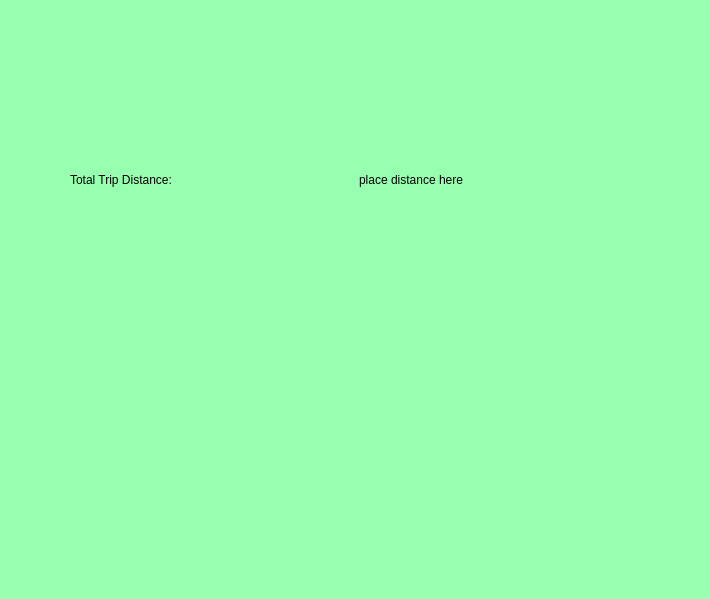
<?xml version="1.0" encoding="UTF-8"?>
<ui version="4.0">
 <class>PlanTrip</class>
 <widget class="QWidget" name="PlanTrip">
  <property name="geometry">
   <rect>
    <x>0</x>
    <y>0</y>
    <width>710</width>
    <height>599</height>
   </rect>
  </property>
  <property name="windowTitle">
   <string>Form</string>
  </property>
  <property name="styleSheet">
   <string notr="true">/* plan trip view start */
QWidget#chooseType {
background: url(:/res/artboard_green.png);
background-color: #97FFB0;
}

QWidget#widget {
background-color: #303030;
border-radius: 5px;
}

QWidget#startPlanningBackground {
background-color: #303030;
border-radius: 5px;
}

QWidget#tripTypeBackground {
background-color: #303030;
border-radius: 5px;
}

QWidget#planTrip {
background: url(:/res/artboard_green.png);
background-color: #97FFB0;
}

QWidget#activeTrip{
background: url(:/res/artboard_green.png);
background-color: #97FFB0;
}

QWidget#tripReceipt{
background: url(:/res/artboard_green.png);
background-color: #97FFB0;
}
QWidget#tripDistance{
background: url(:/res/artboard_green.png);
background-color: #97FFB0;
}
QWidget#ReceiptWidget {
background-color: transparent;
}
QWidget#tripTypeLabel {
font: bold;
color: black;
font-size: 24px;
}

QWidget#restaurantNumber_label {
color:black;
font: italic;
}

QWidget#displayStart_label {
color:black;
font: italic;
}
QWidget#rightBar {
background-color: #303030;
}

QWidget#rightBar_2 {
background-color: #303030;
}

QWidget#planTripView { background-color: #99C2E8; }

QWidget#planTrip_header {
background-color: #303030;
color:white;
}

QWidget#planTripSubHeader_1{
background-color: #e5e5e5 ;
}

QWidget#planTripSubHeader_2{
background-color: #e5e5e5 ;
}

QWidget#planTripSubHeader_3{
background-color: #e5e5e5 ;
}

QWidget#activeTrip_warning_noStart {
background-color: red;
color:white;
}

QWidget#activeTrip_warning_emptyList {
background-color: red;
color:white;
}

QWidget#activeTripRestaurant {
background-color: #303030;
font-size: 32px;
color: white;
font:bold italic;
}

QWidget#activeTripFoodCart {
background-color: #E5E5E5;
font-size: 24px;
color: black;
font:bold;
}

QWidget#activeTripMenu {
background-color: #E5E5E5;
font-size: 24px;
color: black;
font:bold ;
}
/* plan trip view end */</string>
  </property>
  <widget class="QStackedWidget" name="planTripStack">
   <property name="geometry">
    <rect>
     <x>0</x>
     <y>0</y>
     <width>711</width>
     <height>600</height>
    </rect>
   </property>
   <property name="styleSheet">
    <string notr="true"/>
   </property>
   <property name="currentIndex">
    <number>4</number>
   </property>
   <widget class="QWidget" name="chooseType">
    <property name="styleSheet">
     <string notr="true"/>
    </property>
    <widget class="QLabel" name="tripTypeLabel">
     <property name="geometry">
      <rect>
       <x>140</x>
       <y>150</y>
       <width>431</width>
       <height>61</height>
      </rect>
     </property>
     <property name="text">
      <string>Choose your trip type below</string>
     </property>
     <property name="alignment">
      <set>Qt::AlignCenter</set>
     </property>
    </widget>
    <widget class="QWidget" name="tripTypeBackground" native="true">
     <property name="geometry">
      <rect>
       <x>147</x>
       <y>210</y>
       <width>409</width>
       <height>20</height>
      </rect>
     </property>
     <widget class="QComboBox" name="tripType">
      <property name="geometry">
       <rect>
        <x>-5</x>
        <y>-8</y>
        <width>420</width>
        <height>40</height>
       </rect>
      </property>
      <property name="palette">
       <palette>
        <active/>
        <inactive/>
        <disabled/>
       </palette>
      </property>
      <property name="styleSheet">
       <string notr="true"/>
      </property>
     </widget>
    </widget>
    <widget class="QWidget" name="startPlanningBackground" native="true">
     <property name="geometry">
      <rect>
       <x>310</x>
       <y>280</y>
       <width>99</width>
       <height>19</height>
      </rect>
     </property>
     <widget class="QPushButton" name="startPlanning">
      <property name="geometry">
       <rect>
        <x>-7</x>
        <y>-5</y>
        <width>113</width>
        <height>24</height>
       </rect>
      </property>
      <property name="palette">
       <palette>
        <active>
         <colorrole role="WindowText">
          <brush brushstyle="SolidPattern">
           <color alpha="216">
            <red>180</red>
            <green>0</green>
            <blue>0</blue>
           </color>
          </brush>
         </colorrole>
        </active>
        <inactive>
         <colorrole role="WindowText">
          <brush brushstyle="SolidPattern">
           <color alpha="216">
            <red>180</red>
            <green>0</green>
            <blue>0</blue>
           </color>
          </brush>
         </colorrole>
        </inactive>
        <disabled>
         <colorrole role="WindowText">
          <brush brushstyle="SolidPattern">
           <color alpha="63">
            <red>0</red>
            <green>0</green>
            <blue>0</blue>
           </color>
          </brush>
         </colorrole>
        </disabled>
       </palette>
      </property>
      <property name="styleSheet">
       <string notr="true"> * {
    image: url(:/res/enter_button.png);
}
</string>
      </property>
      <property name="text">
       <string>Enter</string>
      </property>
      <property name="autoDefault">
       <bool>true</bool>
      </property>
     </widget>
    </widget>
   </widget>
   <widget class="QWidget" name="planTrip">
    <widget class="QLabel" name="planTrip_header">
     <property name="geometry">
      <rect>
       <x>0</x>
       <y>0</y>
       <width>520</width>
       <height>50</height>
      </rect>
     </property>
     <property name="font">
      <font>
       <family>Microsoft Sans Serif</family>
       <pointsize>18</pointsize>
      </font>
     </property>
     <property name="styleSheet">
      <string notr="true"/>
     </property>
     <property name="text">
      <string>Plan Trip View</string>
     </property>
     <property name="scaledContents">
      <bool>false</bool>
     </property>
     <property name="alignment">
      <set>Qt::AlignCenter</set>
     </property>
    </widget>
    <widget class="QWidget" name="planTripListDrag" native="true">
     <property name="geometry">
      <rect>
       <x>520</x>
       <y>0</y>
       <width>190</width>
       <height>600</height>
      </rect>
     </property>
    </widget>
    <widget class="QWidget" name="planTripListDrop" native="true">
     <property name="geometry">
      <rect>
       <x>70</x>
       <y>100</y>
       <width>380</width>
       <height>480</height>
      </rect>
     </property>
    </widget>
    <widget class="QStackedWidget" name="planTripListDrop_header">
     <property name="geometry">
      <rect>
       <x>70</x>
       <y>50</y>
       <width>380</width>
       <height>50</height>
      </rect>
     </property>
     <property name="currentIndex">
      <number>1</number>
     </property>
     <widget class="QWidget" name="planTripSubHeader_1">
      <widget class="QComboBox" name="startLocation">
       <property name="geometry">
        <rect>
         <x>20</x>
         <y>15</y>
         <width>160</width>
         <height>32</height>
        </rect>
       </property>
       <property name="styleSheet">
        <string notr="true">color:black;</string>
       </property>
      </widget>
      <widget class="QLabel" name="startLocation_label">
       <property name="geometry">
        <rect>
         <x>35</x>
         <y>-2</y>
         <width>130</width>
         <height>20</height>
        </rect>
       </property>
       <property name="sizePolicy">
        <sizepolicy hsizetype="Fixed" vsizetype="Fixed">
         <horstretch>0</horstretch>
         <verstretch>0</verstretch>
        </sizepolicy>
       </property>
       <property name="font">
        <font>
         <pointsize>14</pointsize>
         <weight>75</weight>
         <bold>true</bold>
        </font>
       </property>
       <property name="styleSheet">
        <string notr="true">color:black;</string>
       </property>
       <property name="text">
        <string>Starting Location</string>
       </property>
       <property name="alignment">
        <set>Qt::AlignCenter</set>
       </property>
      </widget>
     </widget>
     <widget class="QWidget" name="planTripSubHeader_2">
      <widget class="QSpinBox" name="spinBox">
       <property name="geometry">
        <rect>
         <x>150</x>
         <y>30</y>
         <width>40</width>
         <height>20</height>
        </rect>
       </property>
      </widget>
      <widget class="QLabel" name="restaurantNumber_label">
       <property name="geometry">
        <rect>
         <x>10</x>
         <y>30</y>
         <width>140</width>
         <height>20</height>
        </rect>
       </property>
       <property name="text">
        <string>Number of restaurants</string>
       </property>
      </widget>
      <widget class="QComboBox" name="startLocation_2">
       <property name="geometry">
        <rect>
         <x>10</x>
         <y>0</y>
         <width>181</width>
         <height>32</height>
        </rect>
       </property>
       <property name="styleSheet">
        <string notr="true">color:black;</string>
       </property>
      </widget>
     </widget>
     <widget class="QWidget" name="planTripSubHeader_3">
      <widget class="QLabel" name="displayStart_label">
       <property name="geometry">
        <rect>
         <x>28</x>
         <y>25</y>
         <width>151</width>
         <height>16</height>
        </rect>
       </property>
       <property name="text">
        <string>First item in this list</string>
       </property>
       <property name="alignment">
        <set>Qt::AlignCenter</set>
       </property>
      </widget>
      <widget class="QLabel" name="startLocation_label_2">
       <property name="geometry">
        <rect>
         <x>40</x>
         <y>5</y>
         <width>130</width>
         <height>20</height>
        </rect>
       </property>
       <property name="sizePolicy">
        <sizepolicy hsizetype="Fixed" vsizetype="Fixed">
         <horstretch>0</horstretch>
         <verstretch>0</verstretch>
        </sizepolicy>
       </property>
       <property name="font">
        <font>
         <pointsize>14</pointsize>
         <weight>75</weight>
         <bold>true</bold>
        </font>
       </property>
       <property name="styleSheet">
        <string notr="true">color:black;</string>
       </property>
       <property name="text">
        <string>Starting Location</string>
       </property>
       <property name="alignment">
        <set>Qt::AlignCenter</set>
       </property>
      </widget>
     </widget>
    </widget>
    <widget class="QPushButton" name="TripButton">
     <property name="geometry">
      <rect>
       <x>275</x>
       <y>65</y>
       <width>160</width>
       <height>32</height>
      </rect>
     </property>
     <property name="styleSheet">
      <string notr="true">color:black;</string>
     </property>
     <property name="text">
      <string>Ready To Take Trip</string>
     </property>
    </widget>
    <widget class="QLabel" name="activeTrip_warning_emptyList">
     <property name="geometry">
      <rect>
       <x>280</x>
       <y>49</y>
       <width>150</width>
       <height>20</height>
      </rect>
     </property>
     <property name="font">
      <font>
       <pointsize>16</pointsize>
       <weight>75</weight>
       <italic>false</italic>
       <bold>true</bold>
       <underline>false</underline>
      </font>
     </property>
     <property name="styleSheet">
      <string notr="true"/>
     </property>
     <property name="frameShape">
      <enum>QFrame::NoFrame</enum>
     </property>
     <property name="text">
      <string>Empty List!</string>
     </property>
     <property name="alignment">
      <set>Qt::AlignCenter</set>
     </property>
    </widget>
    <widget class="QLabel" name="activeTrip_warning_noStart">
     <property name="geometry">
      <rect>
       <x>90</x>
       <y>48</y>
       <width>160</width>
       <height>20</height>
      </rect>
     </property>
     <property name="font">
      <font>
       <pointsize>16</pointsize>
       <weight>75</weight>
       <italic>false</italic>
       <bold>true</bold>
       <underline>false</underline>
      </font>
     </property>
     <property name="styleSheet">
      <string notr="true">background-color: red;
color:white;</string>
     </property>
     <property name="frameShape">
      <enum>QFrame::NoFrame</enum>
     </property>
     <property name="text">
      <string>Start Not Set!</string>
     </property>
     <property name="alignment">
      <set>Qt::AlignCenter</set>
     </property>
    </widget>
   </widget>
   <widget class="QWidget" name="activeTrip">
    <widget class="QLabel" name="activeTripRestaurant">
     <property name="geometry">
      <rect>
       <x>0</x>
       <y>0</y>
       <width>620</width>
       <height>41</height>
      </rect>
     </property>
     <property name="styleSheet">
      <string notr="true"/>
     </property>
     <property name="text">
      <string>Restaurant</string>
     </property>
     <property name="alignment">
      <set>Qt::AlignCenter</set>
     </property>
    </widget>
    <widget class="QWidget" name="activeTripCart" native="true">
     <property name="geometry">
      <rect>
       <x>320</x>
       <y>110</y>
       <width>280</width>
       <height>490</height>
      </rect>
     </property>
     <property name="styleSheet">
      <string notr="true"/>
     </property>
    </widget>
    <widget class="QWidget" name="activeTripMenuWidget" native="true">
     <property name="geometry">
      <rect>
       <x>20</x>
       <y>110</y>
       <width>280</width>
       <height>490</height>
      </rect>
     </property>
    </widget>
    <widget class="QLabel" name="activeTripFoodCart">
     <property name="geometry">
      <rect>
       <x>320</x>
       <y>70</y>
       <width>280</width>
       <height>40</height>
      </rect>
     </property>
     <property name="text">
      <string>Food Cart</string>
     </property>
     <property name="alignment">
      <set>Qt::AlignLeading|Qt::AlignLeft|Qt::AlignVCenter</set>
     </property>
     <property name="margin">
      <number>10</number>
     </property>
    </widget>
    <widget class="QLabel" name="activeTripMenu">
     <property name="geometry">
      <rect>
       <x>20</x>
       <y>70</y>
       <width>280</width>
       <height>41</height>
      </rect>
     </property>
     <property name="text">
      <string>Menu</string>
     </property>
     <property name="alignment">
      <set>Qt::AlignLeading|Qt::AlignLeft|Qt::AlignVCenter</set>
     </property>
     <property name="margin">
      <number>10</number>
     </property>
    </widget>
    <widget class="QWidget" name="rightBar" native="true">
     <property name="geometry">
      <rect>
       <x>620</x>
       <y>0</y>
       <width>90</width>
       <height>600</height>
      </rect>
     </property>
     <property name="sizePolicy">
      <sizepolicy hsizetype="Fixed" vsizetype="Fixed">
       <horstretch>0</horstretch>
       <verstretch>0</verstretch>
      </sizepolicy>
     </property>
     <widget class="QPushButton" name="checkout">
      <property name="geometry">
       <rect>
        <x>0</x>
        <y>70</y>
        <width>90</width>
        <height>70</height>
       </rect>
      </property>
      <property name="font">
       <font>
        <family>Font Awesome 5 Free</family>
        <pointsize>42</pointsize>
        <weight>50</weight>
        <bold>false</bold>
       </font>
      </property>
      <property name="text">
       <string/>
      </property>
     </widget>
     <widget class="QPushButton" name="next">
      <property name="geometry">
       <rect>
        <x>0</x>
        <y>150</y>
        <width>90</width>
        <height>70</height>
       </rect>
      </property>
      <property name="palette">
       <palette>
        <active>
         <colorrole role="Light">
          <brush brushstyle="SolidPattern">
           <color alpha="255">
            <red>16</red>
            <green>128</green>
            <blue>64</blue>
           </color>
          </brush>
         </colorrole>
        </active>
        <inactive>
         <colorrole role="Light">
          <brush brushstyle="SolidPattern">
           <color alpha="255">
            <red>16</red>
            <green>128</green>
            <blue>64</blue>
           </color>
          </brush>
         </colorrole>
        </inactive>
        <disabled>
         <colorrole role="Light">
          <brush brushstyle="SolidPattern">
           <color alpha="255">
            <red>16</red>
            <green>128</green>
            <blue>64</blue>
           </color>
          </brush>
         </colorrole>
        </disabled>
       </palette>
      </property>
      <property name="autoFillBackground">
       <bool>false</bool>
      </property>
      <property name="styleSheet">
       <string notr="true"/>
      </property>
      <property name="text">
       <string>Next</string>
      </property>
     </widget>
    </widget>
    <widget class="QPushButton" name="addToCart">
     <property name="geometry">
      <rect>
       <x>180</x>
       <y>80</y>
       <width>114</width>
       <height>32</height>
      </rect>
     </property>
     <property name="styleSheet">
      <string notr="true">color:black;</string>
     </property>
     <property name="text">
      <string>Add To Cart</string>
     </property>
     <property name="autoDefault">
      <bool>true</bool>
     </property>
     <property name="default">
      <bool>false</bool>
     </property>
    </widget>
    <widget class="QPushButton" name="removeItem">
     <property name="geometry">
      <rect>
       <x>480</x>
       <y>80</y>
       <width>114</width>
       <height>32</height>
      </rect>
     </property>
     <property name="styleSheet">
      <string notr="true">color:black;</string>
     </property>
     <property name="text">
      <string>Remove Item</string>
     </property>
    </widget>
   </widget>
   <widget class="QWidget" name="tripReceipt">
    <widget class="QWidget" name="ReceiptWidget" native="true">
     <property name="geometry">
      <rect>
       <x>110</x>
       <y>50</y>
       <width>400</width>
       <height>500</height>
      </rect>
     </property>
    </widget>
    <widget class="QWidget" name="rightBar_2" native="true">
     <property name="geometry">
      <rect>
       <x>620</x>
       <y>0</y>
       <width>90</width>
       <height>600</height>
      </rect>
     </property>
     <property name="sizePolicy">
      <sizepolicy hsizetype="Fixed" vsizetype="Fixed">
       <horstretch>0</horstretch>
       <verstretch>0</verstretch>
      </sizepolicy>
     </property>
    </widget>
    <widget class="QPushButton" name="ContinueToNext">
     <property name="geometry">
      <rect>
       <x>250</x>
       <y>560</y>
       <width>115</width>
       <height>26</height>
      </rect>
     </property>
     <property name="styleSheet">
      <string notr="true">color:black;
background:#D5D5D5;
border-radius:5px;</string>
     </property>
     <property name="text">
      <string>Continue</string>
     </property>
    </widget>
   </widget>
   <widget class="QWidget" name="tripDistance">
    <widget class="QWidget" name="horizontalLayoutWidget">
     <property name="geometry">
      <rect>
       <x>70</x>
       <y>140</y>
       <width>571</width>
       <height>80</height>
      </rect>
     </property>
     <layout class="QHBoxLayout" name="horizontalLayout">
      <item>
       <widget class="QLabel" name="TripDistanceLabel">
        <property name="text">
         <string>Total Trip Distance: </string>
        </property>
       </widget>
      </item>
      <item>
       <widget class="QLabel" name="TripDistanceLabel_2">
        <property name="text">
         <string>place distance here</string>
        </property>
       </widget>
      </item>
     </layout>
    </widget>
   </widget>
  </widget>
 </widget>
 <resources/>
 <connections/>
</ui>
